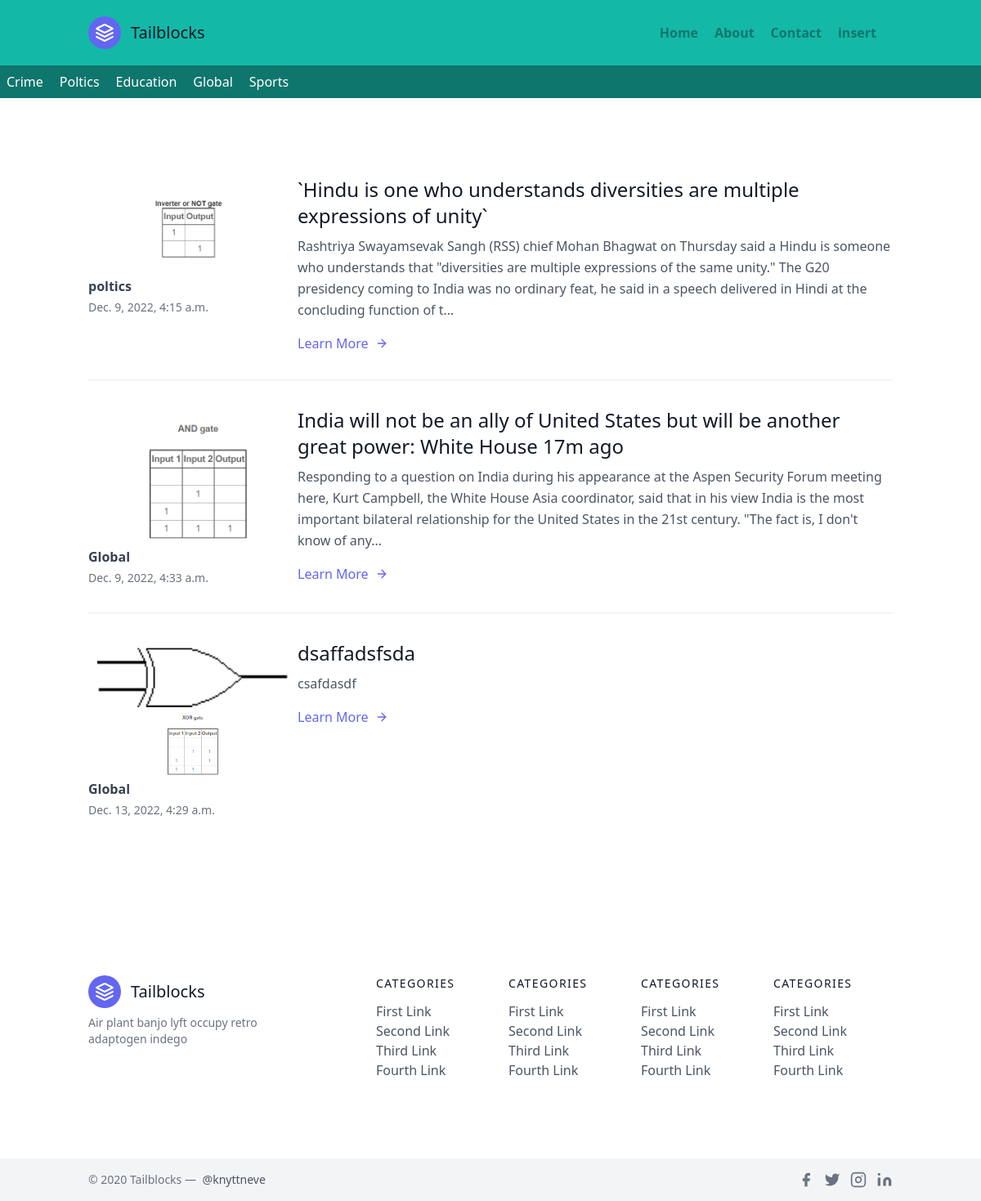
The page / on the database its author committed.
### cms/models.py (models this page shows, shortened)
class Category(models.Model):
    cat_title = models.CharField(max_length=200)
    def __str__(self):
        return self.cat_title

class Post(models.Model):
    title = models.CharField(max_length=200)
    author = models.CharField(max_length=200)
    category = models.ForeignKey(Category,on_delete=models.CASCADE)
    content = models.TextField()
    date = models.DateTimeField(auto_now_add=True)
    image = models.ImageField(upload_to="images/",null=True,blank=True)

### cms/views.py (the view)
# urls.py: path("",homepage,name="homepage"),
def homepage(r):
    data = {}
    data['category'] = Category.objects.all()
    data['posts'] = Post.objects.all()
    return render(r,"home.html",data)

### templates/home.html
{% extends 'base.html' %}
{% block content  %}
<header class="text-gray-600 body-font bg-teal-700 text-white">
  <div class="container p-2">
    <nav class="md:ml-auto md:mr-auto flex flex-wrap text-base justify-start">
      {%for value in category %}
      <a class="mr-5 hover:text-slate-200">{{value.cat_title|capfirst}} </a>
      {% endfor %}
    </nav>
  </div>
</header>
<section class="text-gray-600 body-font overflow-hidden">
  <div class="container px-5 py-24 mx-auto">
    <div class="-my-8 divide-y-2 divide-gray-100">
    {% for post in posts %}
    <div class="py-8 flex flex-wrap md:flex-nowrap">
      <div class="md:w-64 md:mb-0 mb-6 flex-shrink-0 flex flex-col">
        <img src="{{post.image.url}}"/>
        <span class="font-semibold title-font text-gray-700">{{post.category}}</span>
        <span class="mt-1 text-gray-500 text-sm">{{post.date}}</span>
      </div>
      <div class="md:flex-grow">
        <h2 class="text-2xl font-medium text-gray-900 title-font mb-2">{{post.title}}</h2>
        <p class="leading-relaxed">{{post.content|truncatechars:300}}</p>
        <a class="text-indigo-500 inline-flex items-center mt-4">Learn More
          <svg class="w-4 h-4 ml-2" viewBox="0 0 24 24" stroke="currentColor" stroke-width="2" fill="none" stroke-linecap="round" stroke-linejoin="round">
            <path d="M5 12h14"></path>
            <path d="M12 5l7 7-7 7"></path>
          </svg>
        </a>
      </div>
    </div>
    {% endfor %}
    </div>
  </div>
</section>
{% endblock  %}

### templates/base.html (shortened to what this page needs)
<!DOCTYPE html>
<html lang="en">
<head>
    <script src="https://cdn.tailwindcss.com"></script>
</head>
<body>
    <header class="text-gray-600 body-font bg-teal-500">
        <div class="container mx-auto flex flex-wrap p-5 flex-col md:flex-row items-center">
          <a class="flex title-font font-medium items-center text-gray-900 mb-4 md:mb-0">
            <svg xmlns="http://www.w3.org/2000/svg" fill="none" stroke="currentColor" stroke-linecap="round" stroke-linejoin="round" stroke-width="2" class="w-10 h-10 text-white p-2 bg-indigo-500 rounded-full" viewBox="0 0 24 24">
              <path d="M12 2L2 7l10 5 10-5-10-5zM2 17l10 5 10-5M2 12l10 5 10-5"></path>
            </svg>
            <span class="ml-3 text-xl">Tailblocks</span>
          </a>
          <nav class="ml-auto flex flex-wrap items-center text-base justify-center">
            <a class="mr-5 hover:text-teal-900 text-teal-700 font-semibold" href="{% url 'homepage' %}">Home</a>
            <a class="mr-5 hover:text-teal-900 text-teal-700 font-semibold">About</a>
            <a class="mr-5 hover:text-teal-900 text-teal-700 font-semibold">Contact</a>
            <a class="mr-5 hover:text-teal-900 text-teal-700 font-semibold" href="{% url 'insertpage' %}">insert</a>
          </nav>
        </div>
    </header>
      {% block content %}{% endblock  %}
      <footer class="text-gray-600 body-font">
        <div class="container px-5 py-24 mx-auto flex md:items-center lg:items-start md:flex-row md:flex-nowrap flex-wrap flex-col">
          <div class="w-64 flex-shrink-0 md:mx-0 mx-auto text-center md:text-left">
            <a class="flex title-font font-medium items-center md:justify-start justify-center text-gray-900">
              <svg xmlns="http://www.w3.org/2000/svg" fill="none" stroke="currentColor" stroke-linecap="round" stroke-linejoin="round" stroke-width="2" class="w-10 h-10 text-white p-2 bg-indigo-500 rounded-full" viewBox="0 0 24 24">
                <path d="M12 2L2 7l10 5 10-5-10-5zM2 17l10 5 10-5M2 12l10 5 10-5"></path>
              </svg>
              <span class="ml-3 text-xl">Tailblocks</span>
            </a>
            <p class="mt-2 text-sm text-gray-500">Air plant banjo lyft occupy retro adaptogen indego</p>
          </div>
          <div class="flex-grow flex flex-wrap md:pl-20 -mb-10 md:mt-0 mt-10 md:text-left text-center">
            <div class="lg:w-1/4 md:w-1/2 w-full px-4">
              <h2 class="title-font font-medium text-gray-900 tracking-widest text-sm mb-3">CATEGORIES</h2>
              <nav class="list-none mb-10">
                <li>
                  <a class="text-gray-600 hover:text-gray-800">First Link</a>
                </li>
                <li>
                  <a class="text-gray-600 hover:text-gray-800">Second Link</a>
                </li>
                <li>
                  <a class="text-gray-600 hover:text-gray-800">Third Link</a>
                </li>
                <li>
                  <a class="text-gray-600 hover:text-gray-800">Fourth Link</a>
                </li>
              </nav>
            </div>
            <div class="lg:w-1/4 md:w-1/2 w-full px-4">
              <h2 class="title-font font-medium text-gray-900 tracking-widest text-sm mb-3">CATEGORIES</h2>
              <nav class="list-none mb-10">
                <li>
                  <a class="text-gray-600 hover:text-gray-800">First Link</a>
                </li>
                <li>
                  <a class="text-gray-600 hover:text-gray-800">Second Link</a>
                </li>
                <li>
                  <a class="text-gray-600 hover:text-gray-800">Third Link</a>
                </li>
                <li>
                  <a class="text-gray-600 hover:text-gray-800">Fourth Link</a>
                </li>
              </nav>
            </div>
            <div class="lg:w-1/4 md:w-1/2 w-full px-4">
              <h2 class="title-font font-medium text-gray-900 tracking-widest text-sm mb-3">CATEGORIES</h2>
              <nav class="list-none mb-10">
                <li>
                  <a class="text-gray-600 hover:text-gray-800">First Link</a>
                </li>
                <li>
                  <a class="text-gray-600 hover:text-gray-800">Second Link</a>
                </li>
                <li>
                  <a class="text-gray-600 hover:text-gray-800">Third Link</a>
                </li>
                <li>
                  <a class="text-gray-600 hover:text-gray-800">Fourth Link</a>
                </li>
              </nav>
            </div>
            <div class="lg:w-1/4 md:w-1/2 w-full px-4">
              <h2 class="title-font font-medium text-gray-900 tracking-widest text-sm mb-3">CATEGORIES</h2>
              <nav class="list-none mb-10">
                <li>
                  <a class="text-gray-600 hover:text-gray-800">First Link</a>
                </li>
                <li>
                  <a class="text-gray-600 hover:text-gray-800">Second Link</a>
                </li>
                <li>
                  <a class="text-gray-600 hover:text-gray-800">Third Link</a>
                </li>
                <li>
                  <a class="text-gray-600 hover:text-gray-800">Fourth Link</a>
                </li>
              </nav>
            </div>
          </div>
        </div>
        <div class="bg-gray-100">
          <div class="container mx-auto py-4 px-5 flex flex-wrap flex-col sm:flex-row">
            <p class="text-gray-500 text-sm text-center sm:text-left">© 2020 Tailblocks —
              <a href="https://twitter.com/knyttneve" rel="noopener noreferrer" class="text-gray-600 ml-1" target="_blank">@knyttneve</a>
            </p>
            <span class="inline-flex sm:ml-auto sm:mt-0 mt-2 justify-center sm:justify-start">
              <a class="text-gray-500">
                <svg fill="currentColor" stroke-linecap="round" stroke-linejoin="round" stroke-width="2" class="w-5 h-5" viewBox="0 0 24 24">
                  <path d="M18 2h-3a5 5 0 00-5 5v3H7v4h3v8h4v-8h3l1-4h-4V7a1 1 0 011-1h3z"></path>
                </svg>
              </a>
              <a class="ml-3 text-gray-500">
                <svg fill="currentColor" stroke-linecap="round" stroke-linejoin="round" stroke-width="2" class="w-5 h-5" viewBox="0 0 24 24">
                  <path d="M23 3a10.9 10.9 0 01-3.14 1.53 4.48 4.48 0 00-7.86 3v1A10.66 10.66 0 013 4s-4 9 5 13a11.64 11.64 0 01-7 2c9 5 20 0 20-11.5a4.5 4.5 0 00-.08-.83A7.72 7.72 0 0023 3z"></path>
                </svg>
              </a>
              <a class="ml-3 text-gray-500">
                <svg fill="none" stroke="currentColor" stroke-linecap="round" stroke-linejoin="round" stroke-width="2" class="w-5 h-5" viewBox="0 0 24 24">
                  <rect width="20" height="20" x="2" y="2" rx="5" ry="5"></rect>
                  <path d="M16 11.37A4 4 0 1112.63 8 4 4 0 0116 11.37zm1.5-4.87h.01"></path>
                </svg>
              </a>
              <a class="ml-3 text-gray-500">
                <svg fill="currentColor" stroke="currentColor" stroke-linecap="round" stroke-linejoin="round" stroke-width="0" class="w-5 h-5" viewBox="0 0 24 24">
                  <path stroke="none" d="M16 8a6 6 0 016 6v7h-4v-7a2 2 0 00-2-2 2 2 0 00-2 2v7h-4v-7a6 6 0 016-6zM2 9h4v12H2z"></path>
                  <circle cx="4" cy="4" r="2" stroke="none"></circle>
                </svg>
              </a>
            </span>
          </div>
        </div>
      </footer>
</body>
</html>

### rows shown on the page
Category: cat_title "Crime"
Category: cat_title "Poltics"
Category: cat_title "Education"
Category: cat_title "Global"
Category: cat_title "Sports"
Post: image (picture), category "poltics", date "Dec. 9, 2022, 4:15 a.m.", title "`Hindu is one who understands diversities are multiple expressions of unity`", content "Rashtriya Swayamsevak Sangh (RSS) chief Mohan Bhagwat on Thursday said a Hindu is someone who understands that \"diversities are multiple expressions of the same unity.\" The G20 presidency coming to India was no ordinary feat, he said in a speech delivered in Hindi at the concluding function of t…"
Post: image (picture), category "Global", date "Dec. 9, 2022, 4:33 a.m.", title "India will not be an ally of United States but will be another great power: White House 17m ago", content "Responding to a question on India during his appearance at the Aspen Security Forum meeting here, Kurt Campbell, the White House Asia coordinator, said that in his view India is the most important bilateral relationship for the United States in the 21st century. \"The fact is, I don't know of any…"
Post: image (picture), category "Global", date "Dec. 13, 2022, 4:29 a.m.", title "dsaffadsfsda", content "csafdasdf"
